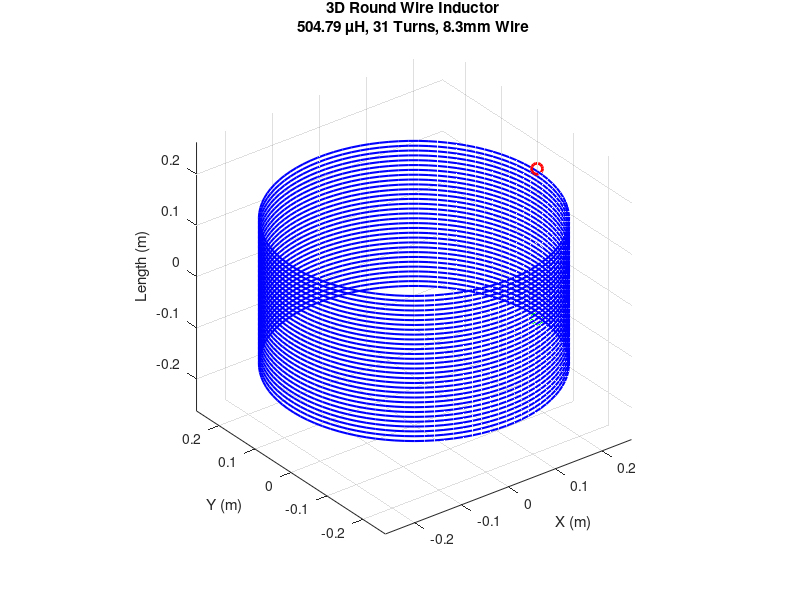

Here is the MATLAB script that generated this plot:
%% Air-Core Inductor Design with Round Wire and Resistance Calculation
clear; close all; clc;

%% Design Specifications
L_required = 500e-6; % Required inductance (500 µH)
V_peak = 1200;       % Peak voltage (V)
I_peak = 350;        % Peak current (A)
f_fund = 500;        % Fundamental frequency (Hz)

%% Material Properties
mu0 = 4*pi*1e-7;    % Permeability of free space (H/m)
rho_Cu = 1.68e-8;   % Copper resistivity (Ω·m) at 20°C
J_max = 5e6;        % Current density (A/m²)
V_turn_max = 100;   % Maximum voltage per turn (V)
d_min = 1.2e-3;     % Minimum turn-to-turn spacing (m) for 1200V

%% Step 1: Determine Round Wire Size
A_Cu = I_peak / J_max;
wire_diameter = sqrt(4*A_Cu/pi);
fprintf('Minimum Copper Area: %.2f mm²\n', A_Cu*1e6);
fprintf('Equivalent Round Wire Diameter: %.2f mm\n', wire_diameter*1e3);

% Select standard AWG size (copper, solid)
AWG = [4, 2, 1, 1/0]; % Considering high current requirements
AWG_diam = [5.189, 6.544, 7.348, 8.252]*1e-3; % in meters

% AWG = [4, 2]; % Considering high current requirements
% AWG_diam = [5.189, 6.544]*1e-3; % in meters

AWG_area = pi*(AWG_diam/2).^2;

[~, idx] = min(abs(AWG_area - A_Cu));
selected_AWG = AWG(idx);
selected_diam = AWG_diam(idx);
selected_area = AWG_area(idx);
fprintf('Selected AWG: %s (%.2f mm diameter, %.2f mm² area)\n', ...
        num2str(selected_AWG), selected_diam*1e3, selected_area*1e6);

%% Step 2: Air-Core Inductor Design
% Wheeler's formula: L (µH) = (d² * n²) / (18d + 40l)
% where d is coil diameter (inches), n is turns, l is length (inches)

% Minimum turns based on voltage
n_min_voltage = ceil(V_peak / V_turn_max);

% Iterative design
target_L = L_required;
outer_diameter = 0.15; % Initial guess (m)
turn_spacing = max(d_min, V_peak/(n_min_voltage*1e6)); % Spacing based on voltage

best_error = inf;
for iter = 1:50
    % Try different turn counts
    for n_turns = max(5, n_min_voltage-5):n_min_voltage+20
        % Calculate length based on wire diameter and spacing
        length = n_turns * (selected_diam + turn_spacing);
        
        % Convert to inches for Wheeler's
        d_in = outer_diameter * 39.37;
        l_in = length * 39.37;
        
        % Calculate inductance
        L_calc = (d_in^2 * n_turns^2) / (18*d_in + 40*l_in) * 1e-6;
        
        % Track best design
        error = abs(L_calc - target_L)/target_L;
        if error < best_error
            best_error = error;
            best_design = struct('n_turns', n_turns, ...
                                'outer_diameter', outer_diameter, ...
                                'length', length, ...
                                'L_calc', L_calc, ...
                                'turn_spacing', turn_spacing);
        end
    end
    
    % Adjust diameter
    if best_design.L_calc < target_L
        outer_diameter = outer_diameter * 1.05;
    else
        outer_diameter = outer_diameter * 0.95;
    end
    
    if best_error < 0.01 % 1% tolerance
        break;
    end
end

%% Resistance Calculations
% 1. DC Resistance
mean_turn_length = pi * (best_design.outer_diameter - selected_diam);
total_wire_length = best_design.n_turns * mean_turn_length;
R_dc = rho_Cu * total_wire_length / selected_area;

% 2. AC Resistance (considering skin and proximity effects)
skin_depth = sqrt(rho_Cu/(pi*mu0*f_fund));
fprintf('\nSkin depth at %.1f kHz: %.2f mm\n', f_fund/1e3, skin_depth*1e3);

% Skin effect factor
if selected_diam > (2*skin_depth)
    xi = selected_diam/(2*skin_depth);
    F_skin = xi/2 * (besseli(0,xi)/besseli(1,xi) + 3/(4*xi^2));
else
    F_skin = 1; % Negligible skin effect
end

% Proximity effect factor (approximation)
wire_spacing = best_design.turn_spacing + selected_diam;
G_prox = 1 + (selected_diam/wire_spacing)^2 * (best_design.n_turns^2 - 1)/6;

R_ac = R_dc * F_skin * G_prox;

%% Display Results
fprintf('\n=== Final Design Parameters ===\n');
fprintf('Required Inductance: %.2f µH\n', L_required*1e6);
fprintf('Achieved Inductance: %.2f µH (%.1f%% error)\n', best_design.L_calc*1e6, best_error*100);
fprintf('Number of Turns: %d\n', best_design.n_turns);
fprintf('Outer Diameter: %.2f mm\n', best_design.outer_diameter*1e3);
fprintf('Coil Length: %.2f mm\n', best_design.length*1e3);
fprintf('Wire Diameter: %.2f mm (AWG %s)\n', selected_diam*1e3, num2str(selected_AWG));
fprintf('Turn-to-Turn Spacing: %.2f mm\n', best_design.turn_spacing*1e3);
fprintf('Voltage per Turn: %.2f V\n', V_peak/best_design.n_turns);

fprintf('\n=== Resistance Values ===\n');
fprintf('DC Resistance: %.4f mΩ\n', R_dc*1e3);
fprintf('AC Resistance at %.1f kHz: %.4f mΩ\n', f_fund/1e3, R_ac*1e3);
fprintf('   (Skin effect factor: %.3f)\n', F_skin);
fprintf('   (Proximity factor: %.3f)\n', G_prox);
fprintf('Total Wire Length: %.2f m\n', total_wire_length);

%% 3D Visualization
figure;
hold on;
theta = linspace(0, 2*pi, 100);
radius = best_design.outer_diameter/2 - selected_diam/2;

% Draw turns
for i = 1:best_design.n_turns
    z = -best_design.length/2 + (i-0.5)*(selected_diam + best_design.turn_spacing);
    plot3(radius*cos(theta), radius*sin(theta), z*ones(size(theta)), 'b', 'LineWidth',1.5);
end

% Add markers at start and end
plot3(radius*cos(0), radius*sin(0), -best_design.length/2, 'go', 'MarkerSize', 8, 'LineWidth',2);
plot3(radius*cos(0), radius*sin(0), best_design.length/2, 'ro', 'MarkerSize', 8, 'LineWidth',2);

view(3); axis equal; grid on;
title(sprintf('3D Round Wire Inductor\n%.2f µH, %d Turns, %.1fmm Wire', ...
    best_design.L_calc*1e6, best_design.n_turns, selected_diam*1e3));
xlabel('X (m)'); ylabel('Y (m)'); zlabel('Length (m)');
% legend('Turns', 'Start', 'End', 'Location','best');
